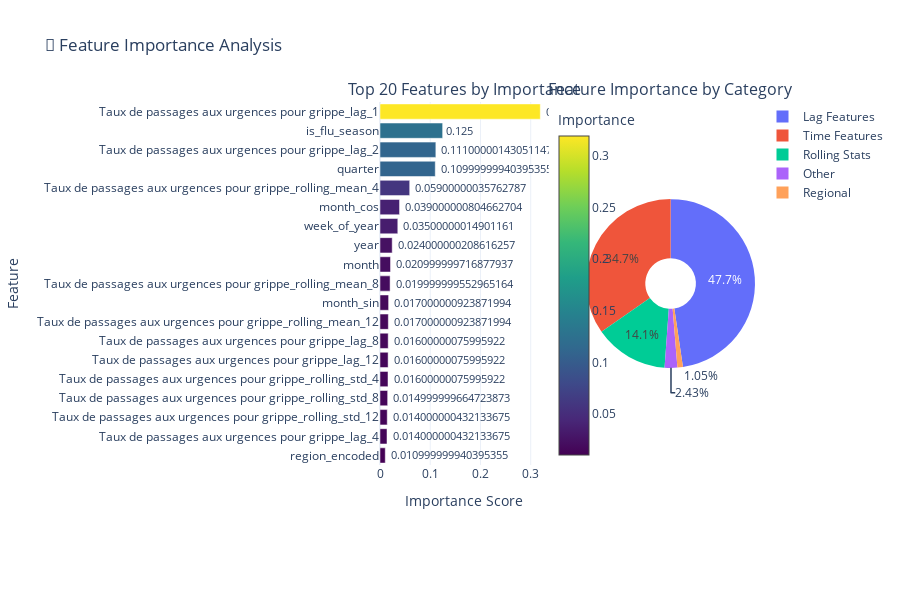
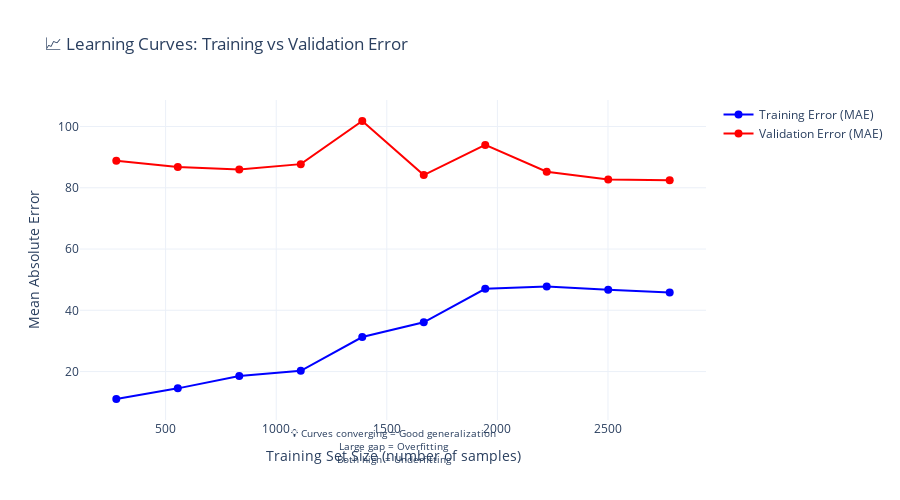

These figures' notebook cell, in order:
### Code cell
if XGB_AVAILABLE and df is not None and target_col and 'pred_xgb' in test.columns:
    print("📊 Creating Feature Importance and Learning Curve Visualizations...\n")
    
    # ============ Feature Importance Visualization ============
    fig_importance = make_subplots(
        rows=1, cols=2,
        subplot_titles=('Top 20 Features by Importance', 'Feature Importance by Category'),
        specs=[[{'type': 'bar'}, {'type': 'pie'}]]
    )
    
    # Bar chart of top 20 features
    top_20 = importance.head(20).sort_values('importance', ascending=True)
    
    fig_importance.add_trace(
        go.Bar(
            x=top_20['importance'],
            y=top_20['feature'],
            orientation='h',
            marker=dict(
                color=top_20['importance'],
                colorscale='Viridis',
                showscale=True,
                colorbar=dict(title='Importance', x=0.45)
            ),
            text=top_20['importance'].round(3),
            textposition='outside',
            showlegend=False
        ),
        row=1, col=1
    )
    
    # Categorize features for pie chart
    def categorize_feature(feat_name):
        if 'lag' in feat_name:
            return 'Lag Features'
        elif 'rolling' in feat_name:
            return 'Rolling Stats'
        elif feat_name in ['month', 'week_of_year', 'quarter', 'month_sin', 'month_cos', 'is_flu_season']:
            return 'Time Features'
        elif 'region' in feat_name:
            return 'Regional'
        else:
            return 'Other'
    
    importance['category'] = importance['feature'].apply(categorize_feature)
    category_importance = importance.groupby('category')['importance'].sum().reset_index()
    
    fig_importance.add_trace(
        go.Pie(
            labels=category_importance['category'],
            values=category_importance['importance'],
            hole=0.3,
            showlegend=True
        ),
        row=1, col=2
    )
    
    fig_importance.update_xaxes(title_text="Importance Score", row=1, col=1)
    fig_importance.update_yaxes(title_text="Feature", row=1, col=1)
    
    fig_importance.update_layout(
        title_text="🎯 Feature Importance Analysis",
        height=600,
        template='plotly_white'
    )
    
    fig_importance.write_html(viz_path / 'feature_importance_analysis.html')
    fig_importance.show()
    print("✅ Saved: feature_importance_analysis.html")
    
    # ============ Learning Curves ============
    print("\n📈 Generating Learning Curves (this may take a moment)...")
    
    # Sample different training sizes
    train_sizes = np.linspace(0.1, 1.0, 10)
    train_scores_mae = []
    val_scores_mae = []
    
    for size in train_sizes:
        n_samples = int(len(X_train_final) * size)
        if n_samples < 50:  # Minimum samples for training
            continue
            
        X_sample = X_train_final.iloc[:n_samples]
        y_sample = y_train_final.iloc[:n_samples]
        
        # Train model on subset
        temp_model = xgb.XGBRegressor(
            objective='reg:squarederror',
            n_estimators=100,  # Fewer estimators for speed
            max_depth=6,
            learning_rate=0.05,
            subsample=0.8,
            colsample_bytree=0.8,
            random_state=42,
            n_jobs=-1
        )
        
        temp_model.fit(X_sample, y_sample, verbose=False)
        
        # Evaluate
        train_pred_temp = temp_model.predict(X_sample)
        val_pred_temp = temp_model.predict(X_val)
        
        train_mae = mean_absolute_error(y_sample, train_pred_temp)
        val_mae = mean_absolute_error(y_val, val_pred_temp)
        
        train_scores_mae.append(train_mae)
        val_scores_mae.append(val_mae)
    
    # Plot learning curves
    actual_train_sizes = [int(len(X_train_final) * s) for s in train_sizes[:len(train_scores_mae)]]
    
    fig_learning = go.Figure()
    
    fig_learning.add_trace(go.Scatter(
        x=actual_train_sizes,
        y=train_scores_mae,
        mode='lines+markers',
        name='Training Error (MAE)',
        line=dict(color='blue', width=2),
        marker=dict(size=8)
    ))
    
    fig_learning.add_trace(go.Scatter(
        x=actual_train_sizes,
        y=val_scores_mae,
        mode='lines+markers',
        name='Validation Error (MAE)',
        line=dict(color='red', width=2),
        marker=dict(size=8)
    ))
    
    fig_learning.update_layout(
        title='📈 Learning Curves: Training vs Validation Error',
        xaxis_title='Training Set Size (number of samples)',
        yaxis_title='Mean Absolute Error',
        height=500,
        template='plotly_white',
        hovermode='x unified',
        annotations=[
            dict(
                text='💡 Curves converging = Good generalization<br>Large gap = Overfitting<br>Both high = Underfitting',
                xref='paper', yref='paper',
                x=0.5, y=-0.15,
                showarrow=False,
                font=dict(size=10),
                xanchor='center'
            )
        ]
    )
    
    fig_learning.write_html(viz_path / 'learning_curves.html')
    fig_learning.show()
    print("✅ Saved: learning_curves.html")
    
    # Interpretation
    print("\n" + "="*80)
    print("📊 LEARNING CURVE INTERPRETATION")
    print("="*80)
    
    final_gap = val_scores_mae[-1] - train_scores_mae[-1]
    gap_percentage = (final_gap / val_scores_mae[-1]) * 100
    
    print(f"\nFinal Training MAE: {train_scores_mae[-1]:.2f}")
    print(f"Final Validation MAE: {val_scores_mae[-1]:.2f}")
    print(f"Gap: {final_gap:.2f} ({gap_percentage:.1f}%)")
    
    if gap_percentage < 10:
        print("\n✅ EXCELLENT: Model generalizes very well")
        print("   - Small gap between training and validation error")
        print("   - Model is not overfitting")
    elif gap_percentage < 20:
        print("\n✅ GOOD: Model generalizes well")
        print("   - Acceptable gap between training and validation")
        print("   - Minimal overfitting")
    else:
        print("\n⚠️ CAUTION: Some overfitting detected")
        print("   - Consider: more data, regularization, or simpler model")
    
    # Check if more data would help
    mae_improvement = train_scores_mae[0] - train_scores_mae[-1]
    if val_scores_mae[-1] > val_scores_mae[-2]:
        print("\n💡 RECOMMENDATION: More training data would likely improve performance")
    else:
        print("\n💡 RECOMMENDATION: Model has likely reached optimal performance with current features")
    
    print("="*80)

### Figure 1 — Plotly figure (JSON) as saved in the notebook; plotly's stock layout.template omitted (floating-point values rounded to 4 significant figures)
{"data": [{"marker": {"color": [0.0105, 0.01394, 0.01441, 0.01525, 0.01593, 0.01614, 0.01631, 0.01658, 0.01714, 0.02011, 0.02097, 0.02428, 0.03543, 0.0389, 0.05912, 0.11, 0.1112, 0.1247, 0.3191], "colorbar": {"title": {"text": "Importance"}, "x": 0.45}, "colorscale": [[0.0, "#440154"], [0.1111, "#482878"], [0.2222, "#3e4989"], [0.3333, "#31688e"], [0.4444, "#26828e"], [0.5556, "#1f9e89"], [0.6667, "#35b779"], [0.7778, "#6ece58"], [0.8889, "#b5de2b"], [1.0, "#fde725"]], "showscale": true}, "orientation": "h", "showlegend": false, "text": [0.011, 0.014, 0.014, 0.015, 0.016, 0.016, 0.016, 0.017, 0.017, 0.02, 0.021, 0.024, 0.035, 0.039, 0.059, 0.11, 0.111, 0.125, 0.319], "textposition": "outside", "type": "bar", "x": [0.0105, 0.01394, 0.01441, 0.01525, 0.01593, 0.01614, 0.01631, 0.01658, 0.01714, 0.02011, 0.02097, 0.02428, 0.03543, 0.0389, 0.05912, 0.11, 0.1112, 0.1247, 0.3191], "xaxis": "x", "y": ["region_encoded", "Taux de passages aux urgences pour grippe_lag_4", "Taux de passages aux urgences pour grippe_rolling_std_12", "Taux de passages aux urgences pour grippe_rolling_std_8", "Taux de passages aux urgences pour grippe_rolling_std_4", "Taux de passages aux urgences pour grippe_lag_12", "Taux de passages aux urgences pour grippe_lag_8", "Taux de passages aux urgences pour grippe_rolling_mean_12", "month_sin", "Taux de passages aux urgences pour grippe_rolling_mean_8", "month", "year", "week_of_year", "month_cos", "Taux de passages aux urgences pour grippe_rolling_mean_4", "quarter", "Taux de passages aux urgences pour grippe_lag_2", "is_flu_season", "Taux de passages aux urgences pour grippe_lag_1"], "yaxis": "y"}, {"domain": {"x": [0.55, 1.0], "y": [0.0, 1.0]}, "hole": 0.3, "labels": ["Lag Features", "Other", "Regional", "Rolling Stats", "Time Features"], "showlegend": true, "type": "pie", "values": [0.4767, 0.02428, 0.0105, 0.1414, 0.3472]}], "layout": {"annotations": [{"font": {"size": 16}, "showarrow": false, "text": "Top 20 Features by Importance", "x": 0.225, "xanchor": "center", "xref": "paper", "y": 1.0, "yanchor": "bottom", "yref": "paper"}, {"font": {"size": 16}, "showarrow": false, "text": "Feature Importance by Category", "x": 0.775, "xanchor": "center", "xref": "paper", "y": 1.0, "yanchor": "bottom", "yref": "paper"}], "height": 600, "title": {"text": "🎯 Feature Importance Analysis"}, "xaxis": {"anchor": "y", "domain": [0.0, 0.45], "title": {"text": "Importance Score"}}, "yaxis": {"anchor": "x", "domain": [0.0, 1.0], "title": {"text": "Feature"}}}}

### Figure 2 — Plotly figure (JSON) as saved in the notebook; plotly's stock layout.template omitted (floating-point values rounded to 4 significant figures)
{"data": [{"line": {"color": "blue", "width": 2}, "marker": {"size": 8}, "mode": "lines+markers", "name": "Training Error (MAE)", "type": "scatter", "x": [277, 555, 833, 1111, 1389, 1667, 1945, 2223, 2501, 2779], "y": [11.04, 14.52, 18.54, 20.25, 31.29, 36.07, 47.0, 47.81, 46.67, 45.82]}, {"line": {"color": "red", "width": 2}, "marker": {"size": 8}, "mode": "lines+markers", "name": "Validation Error (MAE)", "type": "scatter", "x": [277, 555, 833, 1111, 1389, 1667, 1945, 2223, 2501, 2779], "y": [88.84, 86.82, 85.93, 87.72, 101.8, 84.16, 93.98, 85.25, 82.69, 82.44]}], "layout": {"annotations": [{"font": {"size": 10}, "showarrow": false, "text": "💡 Curves converging = Good generalization<br>Large gap = Overfitting<br>Both high = Underfitting", "x": 0.5, "xanchor": "center", "xref": "paper", "y": -0.15, "yref": "paper"}], "height": 500, "hovermode": "x unified", "title": {"text": "📈 Learning Curves: Training vs Validation Error"}, "xaxis": {"title": {"text": "Training Set Size (number of samples)"}}, "yaxis": {"title": {"text": "Mean Absolute Error"}}}}
